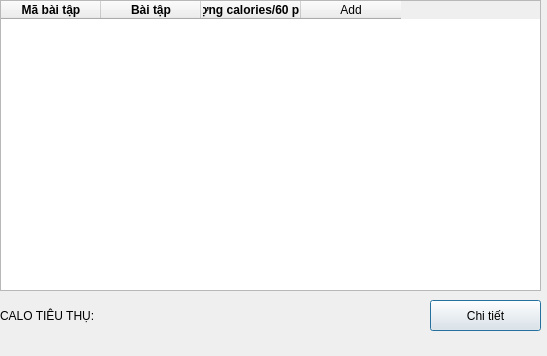
<?xml version="1.0" encoding="UTF-8"?>
<ui version="4.0">
 <class>btapTab</class>
 <widget class="QDialog" name="btapTab">
  <property name="geometry">
   <rect>
    <x>0</x>
    <y>0</y>
    <width>547</width>
    <height>356</height>
   </rect>
  </property>
  <property name="windowTitle">
   <string>Dialog</string>
  </property>
  <widget class="QTableWidget" name="tableWidget">
   <property name="geometry">
    <rect>
     <x>0</x>
     <y>0</y>
     <width>541</width>
     <height>291</height>
    </rect>
   </property>
   <property name="tabletTracking">
    <bool>false</bool>
   </property>
   <property name="sizeAdjustPolicy">
    <enum>QAbstractScrollArea::AdjustToContents</enum>
   </property>
   <column>
    <property name="text">
     <string>Mã bài tập</string>
    </property>
    <property name="font">
     <font>
      <bold>true</bold>
     </font>
    </property>
   </column>
   <column>
    <property name="text">
     <string>Bài tập</string>
    </property>
    <property name="font">
     <font>
      <bold>true</bold>
     </font>
    </property>
   </column>
   <column>
    <property name="text">
     <string>Lượng calories/60 phút</string>
    </property>
    <property name="font">
     <font>
      <bold>true</bold>
     </font>
    </property>
   </column>
   <column>
    <property name="text">
     <string>Add</string>
    </property>
   </column>
  </widget>
  <widget class="QLabel" name="calolabel">
   <property name="geometry">
    <rect>
     <x>0</x>
     <y>305</y>
     <width>391</width>
     <height>21</height>
    </rect>
   </property>
   <property name="text">
    <string>CALO TIÊU THỤ:</string>
   </property>
  </widget>
  <widget class="QPushButton" name="detailButton">
   <property name="geometry">
    <rect>
     <x>430</x>
     <y>300</y>
     <width>111</width>
     <height>31</height>
    </rect>
   </property>
   <property name="text">
    <string>Chi tiết</string>
   </property>
  </widget>
 </widget>
 <resources/>
 <connections/>
</ui>
